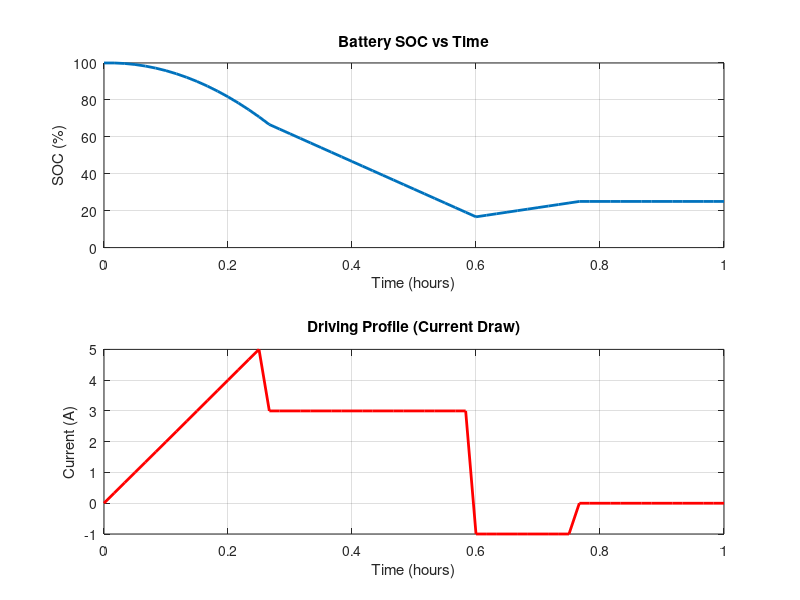

Here is the MATLAB script that generated this plot:
% Battery SOC Simulation - Phase 2 (Driving Profile)
clear; clc;

% --- Battery parameters ---
Q = 2.0;          % Battery capacity in Amp-hours (Ah)
SOC0 = 100;        % Initial SOC in %

% --- Simulation settings ---
dt = 1/60;         % time step in hours (1 minute)
t_end = 1;         % simulate 1 hour
t = 0:dt:t_end;    % time vector
N = length(t);

% --- Build the driving profile (current at each time step) ---
I_load = zeros(1, N);   % preallocate current array

for k = 1:N
    time_min = t(k) * 60;   % convert current time to minutes
    
    if time_min <= 15
        I_load(k) = 5 * (time_min / 15);      % ramp up 0 -> 5A
    elseif time_min <= 35
        I_load(k) = 3;                         % cruising at 3A
    elseif time_min <= 45
        I_load(k) = -1;                        % regen braking, -1A
    else
        I_load(k) = 0;                         % idle
    end
end

% --- Preallocate SOC array ---
SOC = zeros(1, N);
SOC(1) = SOC0;

% --- Simulate ---
for k = 1:N-1
    SOC(k+1) = SOC(k) - (I_load(k) * dt / Q) * 100;
    if SOC(k+1) < 0
        SOC(k+1) = 0;
    elseif SOC(k+1) > 100
        SOC(k+1) = 100;
    end
end

% --- Plot both SOC and Current ---
figure;
subplot(2,1,1);
plot(t, SOC, 'LineWidth', 2);
xlabel('Time (hours)');
ylabel('SOC (%)');
title('Battery SOC vs Time');
grid on;

subplot(2,1,2);
plot(t, I_load, 'r', 'LineWidth', 2);
xlabel('Time (hours)');
ylabel('Current (A)');
title('Driving Profile (Current Draw)');
grid on;
